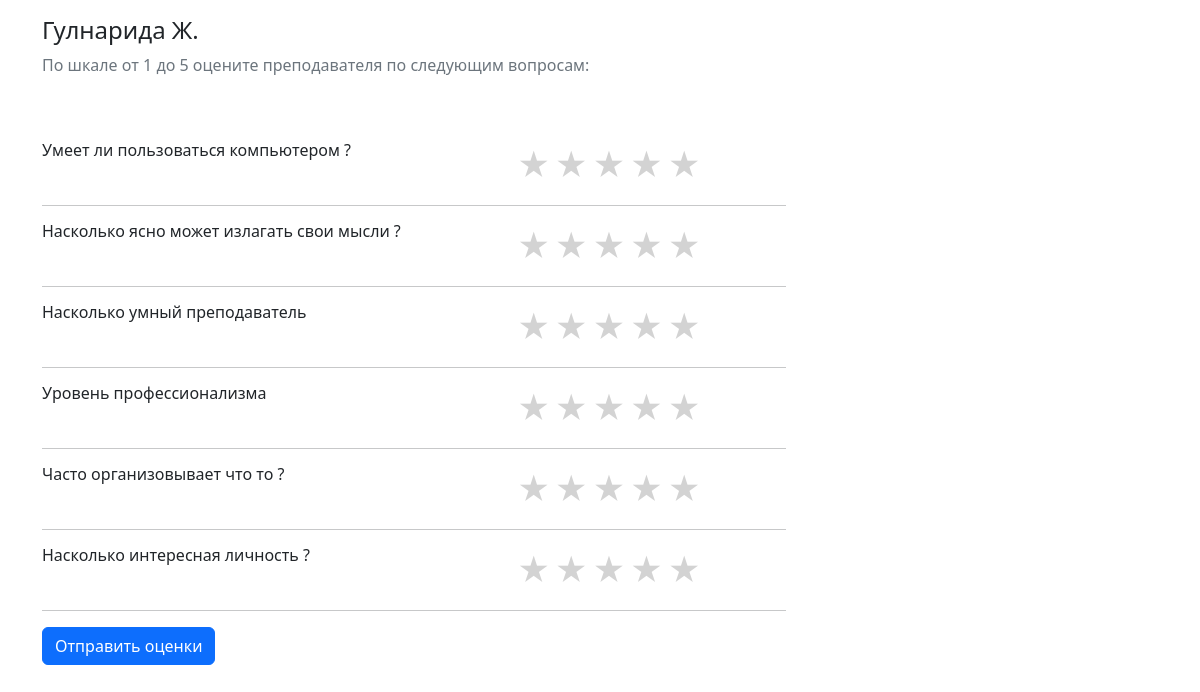
Page /questionnaire/?prepod=1 on the earlier database version.
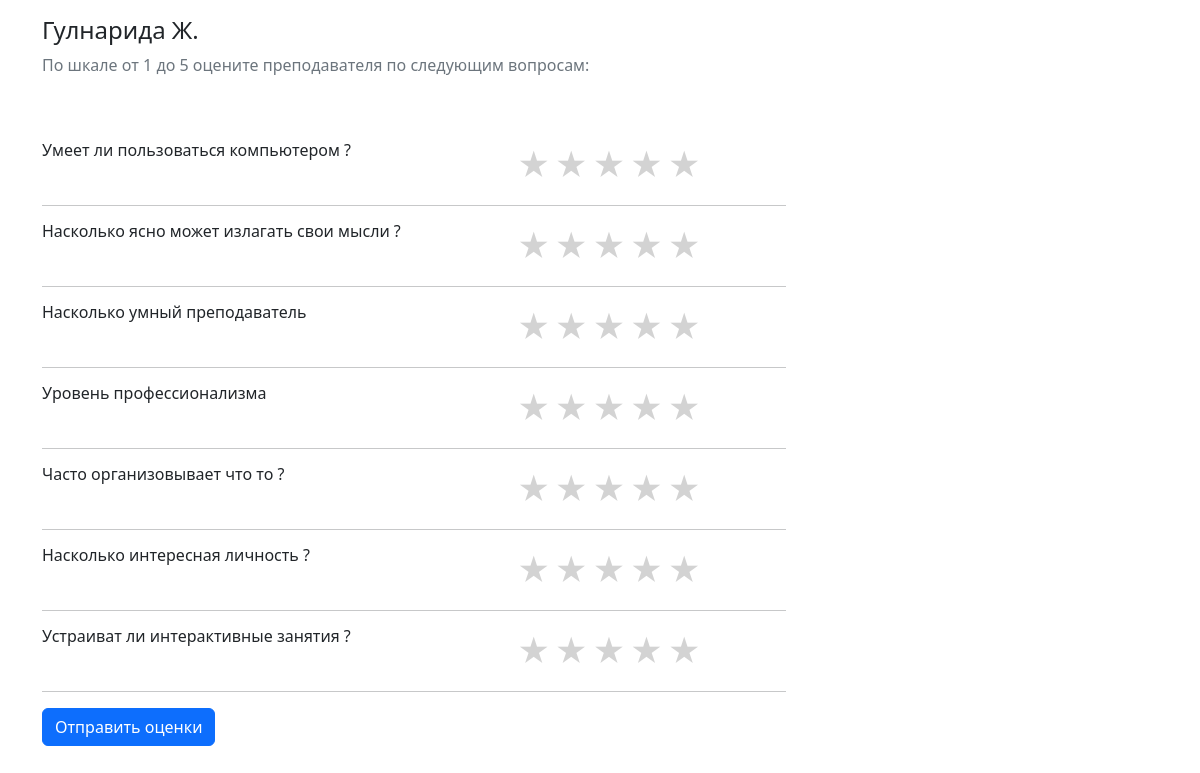
Same page on the later database version.
### main/models.py (models this page shows, shortened)
class Question(models.Model):
    title = models.CharField(max_length=150)
    category = models.ForeignKey(QuestionCategory, on_delete=models.CASCADE)  # Для какой категории

### main/views.py (the view)
# urls.py: path('questionnaire/', questionnaire, name='questionnaire'),
def questionnaire(request):
    questions = Question.objects.all()
    prepod_id = request.GET.get('prepod')
    prepod = Prepod.objects.get(pk=prepod_id)
    context = {'prepod': prepod, 'questions': questions}
    return render(request, 'questionnaire.html', context)

### templates/questionnaire.html (shortened to what this page needs)
{% extends 'base.html' %}
{% block main %}
<h4>{{ prepod.name }}</h4>
<p class="text-secondary">По шкале от 1 до 5 оцените преподавателя по следующим вопросам:</p>
<br><br>
<form method="POST" action="{% url 'submit_ratings' %}">
    {% for question in questions %}
    <section class="row">
        <h6 class="col-5">{{ question.title }}</h6>
        <div class="col-6">
            <div class="star-rating" data-rating-id="{{ question.id }}">
                <span class="star" data-value="1">&#9733;</span>
                <span class="star" data-value="2">&#9733;</span>
                <span class="star" data-value="3">&#9733;</span>
                <span class="star" data-value="4">&#9733;</span>
                <span class="star" data-value="5">&#9733;</span>
            </div>
        </div>
    </section>
    <div class="col-8">
        <hr>
    </div>
    {% endfor %}
    <button type="submit" class="btn btn-primary">Отправить оценки</button>
</form>
{% endblock %}

Differences in the rows shown:
added Question: title "Устраиват ли интерактивные занятия ?"
